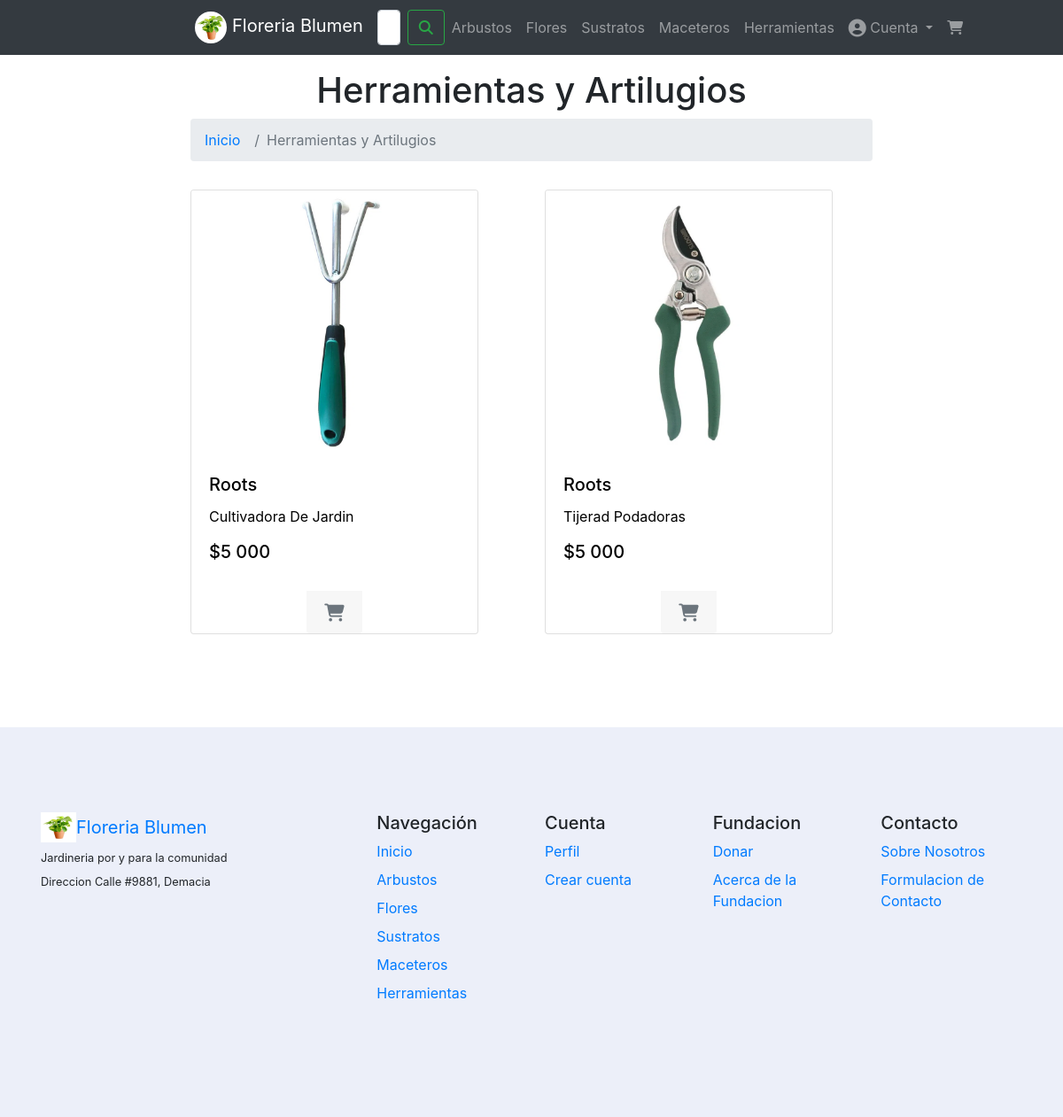
Page /productos/herramientas/ on the committed database.
### core/models.py (models this page shows, shortened)
class Producto(models.Model):
    imagen = models.ImageField(upload_to="productos", blank=True, null=True)
    nombre = models.CharField(max_length=50)
    marca = models.CharField(max_length=50)
    descripcion = models.CharField(max_length=500)
    precio = models.IntegerField()
    stock = models.IntegerField()
    tipo = models.ForeignKey(TipoProducto, on_delete=models.CASCADE)
    creado_en = models.DateField()
    modificado_en = models.DateField(blank=True, null=True)

### core/views.py (the view)
# urls.py: path('productos/herramientas/', herramientas, name="herramientas"),
def herramientas(request):
    productos = Producto.objects.filter(tipo_id = "5").all()
    page = request.GET.get('page', 1) # OBTENEMOS LA VARIABLE DE LA URL, SI NO EXISTE NADA DEVUELVE 1
    try:
        paginator = Paginator(productos, 5)
        productos = paginator.page(page)
    except:
        raise Http404
    data = {
        'listaProductos': productos,
        'paginator': paginator
    }
    return render(request, 'core/productos/herramientas.html', data)

### core/templates/core/productos/herramientas.html (shortened to what this page needs)
{% extends 'core/base.html' %}
{% load static %}
{% load humanize %}
{% block contenido %}
<body>
    <div class="container-fluid pt-3">
        <div class="row ">
            <div class="col-2 d-none d-lg-block"></div>
            <div class="col-8 container" style="text-align: center;">
                <h1>Herramientas y Artilugios</h1>
                <nav style="--bs-breadcrumb-divider: '>';" aria-label="breadcrumb">
                    <ol class="breadcrumb">
                      <li class="breadcrumb-item"><a href="{% url 'index' %}">Inicio</a></li>
                      <li class="breadcrumb-item active" aria-current="page">Herramientas y Artilugios</li>
                    </ol>
                  </nav>
            </div>
            <div class="col-2 d-none d-lg-block"></div>
        </div>
    </div>
    <div class="container-fluid pt-3">
        <div class="row ">
            <div class="col-2 d-none d-lg-block"></div>
            <div class="col-8 container">
            <div class="row row-cols-2 row-cols-md-4 g-4">
                {% for aux in listaProductos %}
                <div class="col mb-4">
                    <div class="card carta-producto ">
                        {% if aux.imagen %}
                        <img class="card-img-top c-img" src="{{ aux.imagen.url }}" alt="Card image" style="height: 300px;">
                        {% else %}
                        <img class="card-img-top c-img" src="{% static 'core/img/logo.jpg' %}" alt="Card image" style="height: 300px;">
                        {% endif %}
                        <div class="card-body">
                            <h5 class="card-title">{{ aux.marca | capfirst }}</h4>
                                <p class="card-text">{{ aux.nombre | title }}</p>
                                <h5 class="card-title">${{ aux.precio | intcomma }}</h4>
                        </div>
                        <div class="card-footer mx-auto" style="border: none; text-align: center;">
                            <a href="{% url 'carrito_agregar' aux.id %}" class="link-secondary"><i class="fa-solid fa-cart-shopping fa-lg"></i></a>
                        </div>
                    </div>
                </div>
                {% endfor %}
            </div>
        </div>
            <div class="col-2 d-none d-lg-block"></div>
        </div>
    </div>
    <div class="container-fluid p-3">
        <div class="row">
            <div class="col-2 d-none d-lg-block"></div>
            <div class="col-8" style="align-content: center;">
            </div>
            <div class="col-2 d-none d-lg-block "></div>
        </div>
    </div>
</body>
{% endblock contenido %}

### core/static/core/css/styles.css (style rules this page uses)
.c-img { height: 100%; object-fit: cover; }
.carta-producto { color: black; min-height: 160px; min-width: 125px; max-width: 325px; justify-content: start; }
body { background-image: url(); background-size: cover; background-repeat: no-repeat; background-attachment: fixed; }
a { color: rgb(52, 223, 18); }

### rows in the picture
Producto: imagen (picture), marca "Roots", nombre "Cultivadora De Jardin", precio "5 000"
Producto: imagen (picture), marca "Roots", nombre "Tijerad Podadoras", precio "5 000"
